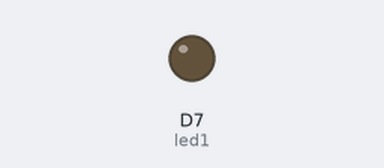
Recording of a sketch running on a simulated ESP8266 (NodeMCU). On the bench: output pins drawn as LEDs (lit = HIGH).

Above: at 1.5 s.
At 7.7 s:
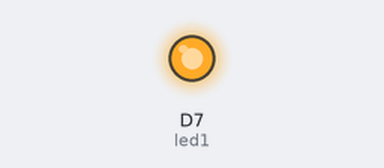
Timing chart, 0 to 18.2 s (numbered marks = the images above):
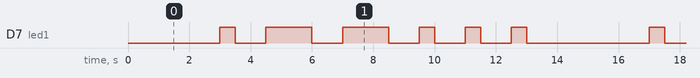

The sketch:

Main.ino
```cpp
int led1 = D7;

void setup() {

	pinMode(led1, OUTPUT);

}

void loop() {
    // R
    dot(1);
    line(1);
    dot(1);

    // O
    line(3);

    // U
    dot(2);
    line(1);

    // Double S
    dot(6);

    // I
    dot(2);

    // S
    dot(3);

    delay(3000);
}

void dot(int quantity)
{
    for (int i; i < quantity; i ++)
    {
        digitalWrite(led1, HIGH);
	    delay(500);
	    digitalWrite(led1, LOW);
	    delay(1000);
    }
}

void line(int quantity)
{
    for (int i; i < quantity; i ++)
    {
    	digitalWrite(led1, HIGH);
    	delay(1500);
    	digitalWrite(led1, LOW);
    	delay(1000);
    }
}
```

Measured:
- by itself, D7 (led1): repeats every 14.0 s: 2 × (LOW 1.0 s, HIGH 1.5 s), 3 × (LOW 1.0 s, HIGH 0.50 s), LOW 4.0 s, HIGH 0.50 s
- by itself, everything shown: repeats every 14.0 s, in 12 steps
